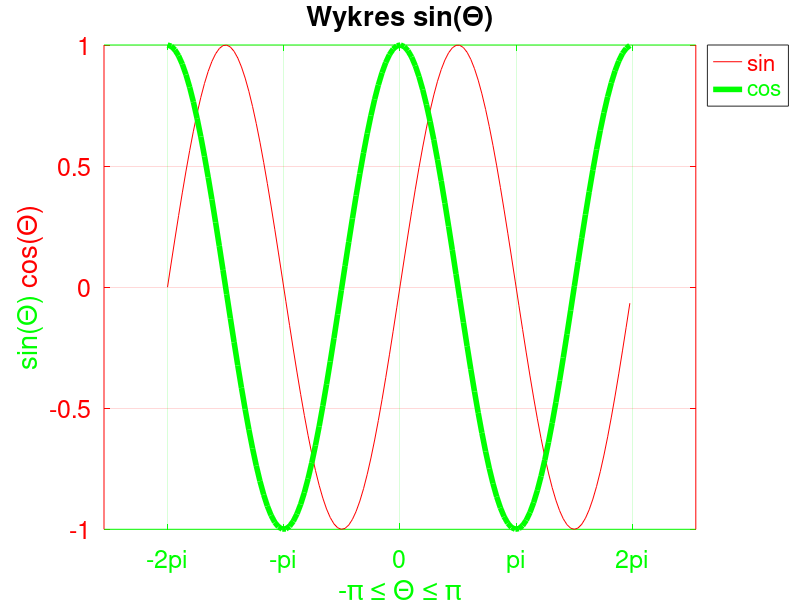

Reproduce this figure in MATLAB.

x= -2*pi: 0.1:2*pi;
y= sin(x); z = cos(x);
plot(x,y,'r',x,z,'g','LineWidth',4);
title('Wykres sin(\Theta)');
set(gca,'XTick',-2*pi:pi:2*pi);
set(gca,'YTick',-1:0.5:1);
set(gca,'XTickLabel',{'-2pi','-pi','0','pi','2pi'},'fontSize',18);
set(gca,'Color','black');
xlabel('-\pi \leq \Theta \leq \pi');
ylabel('\color{green}sin(\Theta) \color{red}cos(\Theta)');


ax = gca;
set(gca,'XColor','g');
set(gca,'YColor','r');
legend('\color{red}sin', '\color{green}cos','Location','NorthEastOutside');
grid on

